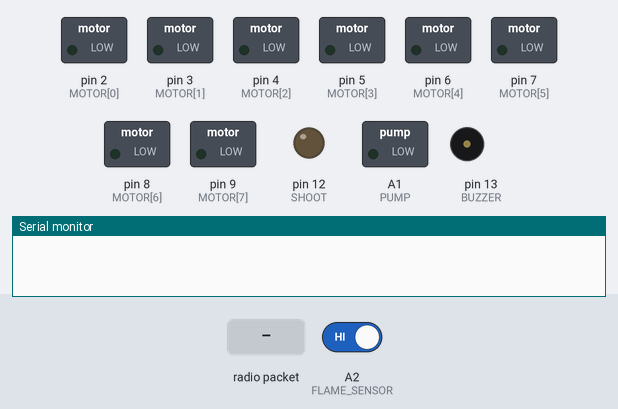
The sketch below on a simulated Arduino Uno, built with avr-gcc and run on an emulated ATmega328P. Parts: switched loads named in the sketch (green lamp = pin HIGH), output pins drawn as LEDs (lit = HIGH), buzzer (waves = sounding, pin HIGH), the last lines printed to the serial monitor. The inputs (shaded band) are chosen by the test bench; at power-on: A2 (FLAME_SENSOR) HIGH. No radio packets arrive unless stated.

Above: at 1.2 s.
1.3 s: radio packet "F" arrives
At 1.6 s:
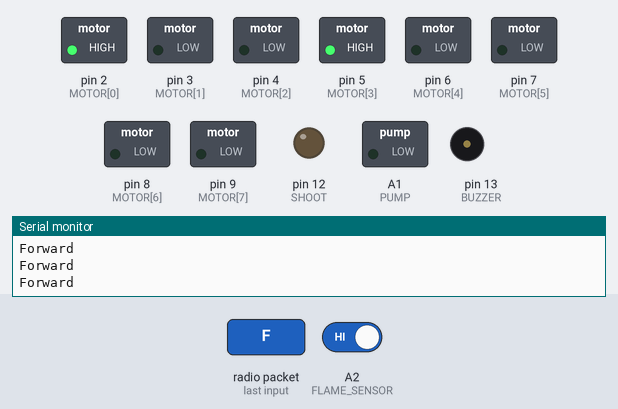
2.8 s: radio packet "B" arrives
At 3.5 s:
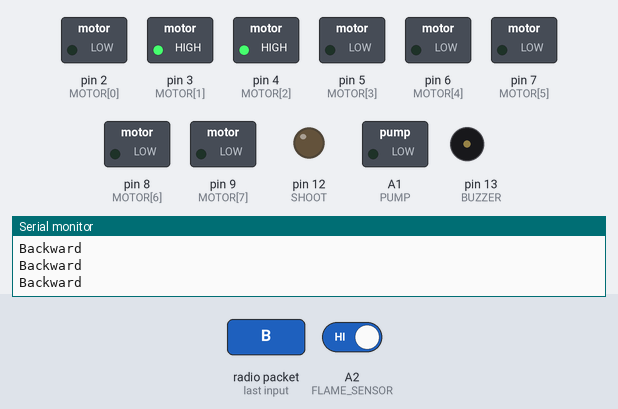
4.3 s: A2 (FLAME_SENSOR) driven LOW
At 5.3 s:
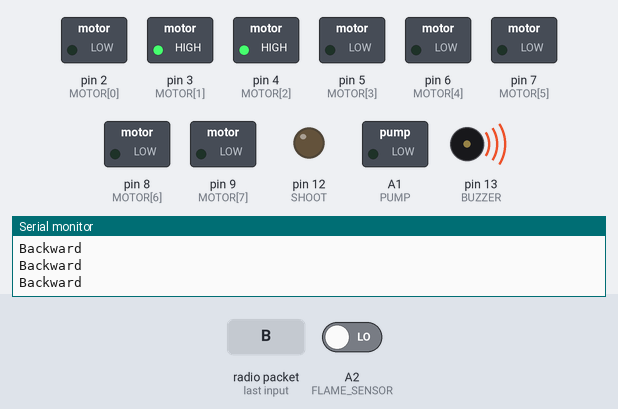
5.8 s: radio packet "L" arrives
At 6.7 s:
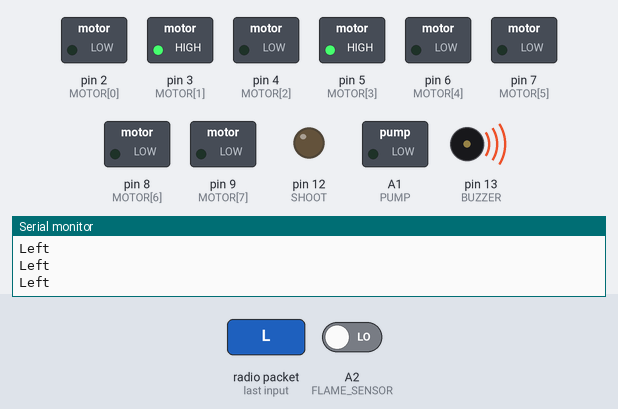
7.3 s: radio packet "R" arrives
At 7.7 s:
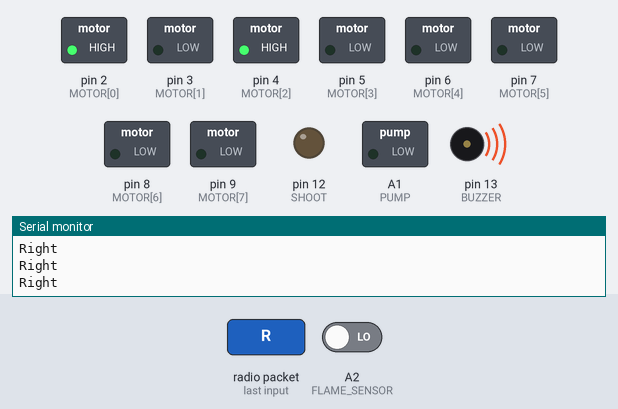
8.8 s: radio packet "S" arrives
At 10.1 s:
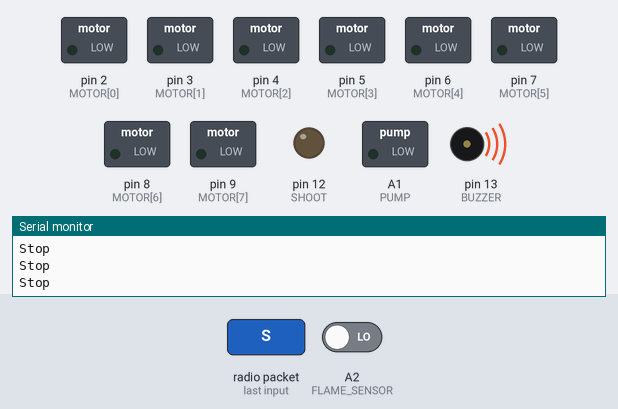
Timing chart, 0 to 11.3 s (numbered marks = the images above; inputs shaded):
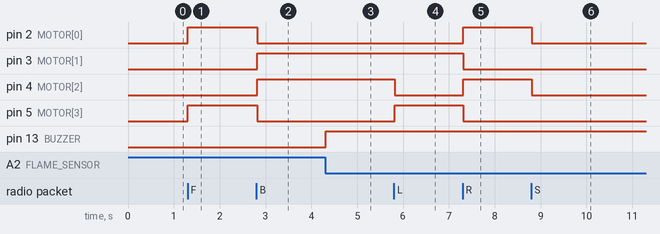

The sketch:

WarCombatRobot.ino
```cpp
#include <VirtualWire.h>
char SensorCharMsg[6]; // RF Transmission container
#define SHOOT 12
#define PUMP A1
#define BUZZER 13
#define FLAME_SENSOR A2

uint8_t MOTOR[8] = {2, 3, 4, 5, 6, 7, 8, 9};

void setup()
{
  Serial.begin(9600);
  for (int i = 0; i <= 7; i++) {
    pinMode(MOTOR[i], OUTPUT);
  }
  pinMode(PUMP, OUTPUT);
  pinMode(SHOOT, OUTPUT);
  pinMode(BUZZER, OUTPUT);

  pinMode(FLAME_SENSOR, INPUT);

  vw_set_ptt_inverted(true);
  vw_setup(2000);
  vw_rx_start();


}

void loop()
{
  //----------------------RF_DATA_READ_FUNCTION----------------------//
  uint8_t buf[VW_MAX_MESSAGE_LEN];
  uint8_t buflen = VW_MAX_MESSAGE_LEN;

  if (vw_get_message(buf, &buflen))
  {
    for (int i = 0; i < buflen; i++)
    {
      SensorCharMsg[i] = char(buf[i]);
    }
    SensorCharMsg[buflen] = '\0';
    Serial.println(SensorCharMsg);
  }

  //----------------------DIRECTION_CONDITIONS----------------------//
  if (SensorCharMsg[0] == 'F') {
    Forward();
  }
  else if (SensorCharMsg[0] == 'B') {
    Backward();
  }
  else if (SensorCharMsg[0] == 'L') {
    Left();
  }
  else if (SensorCharMsg[0] == 'R') {
    Right();
  }
  else if (SensorCharMsg[0] == 'S') {
    Stop();
  }

  //----------------------GRIPPER_CONDITIONS----------------------//
  if (SensorCharMsg[1] == 'C') {
    gripperHold();
  }
  else if (SensorCharMsg[1] == 'O') {
    gripperRelease();
  }
  else if (SensorCharMsg[1] == 'N') {
    gripperPause();
  }

  //----------------------BASE_CONDITIONS----------------------//
  if (SensorCharMsg[2] == 'U') {
    baseUp();
  }
  else if (SensorCharMsg[2] == 'D') {
    baseDown();
  }
  else if (SensorCharMsg[2] == 'M') {
    basePause();
  }

  //----------------------WATER_PUMP_FUNCTON----------------------//
  if (SensorCharMsg[3] == 'W') {
    Serial.println("PUMP ON");
    analogWrite(PUMP, 1023);
  }
  else if (SensorCharMsg[3] == 'X') {
    Serial.println("PUMP OFF");
    analogWrite(PUMP, 0);
  }

  //----------------------SHOOT_FUNCTON----------------------//
  if (SensorCharMsg[4] == 'Y') {
    digitalWrite(SHOOT, HIGH);
  }
  else if (SensorCharMsg[4] == 'Z') {
    digitalWrite(SHOOT, LOW);
  }

  //----------------------FLAME_DETECTOR_FUNCTION----------------------//
  flameDetector();


}

//FLAME_DETECTOR FUNCTION
void flameDetector() {

  if (digitalRead(FLAME_SENSOR) == LOW) {
    digitalWrite(BUZZER, HIGH);
  }
  else {
    digitalWrite(BUZZER, LOW);
  }
}


//ARM_GRIPPER FUNCTIONS
void armGripper(uint8_t A, uint8_t B) {
  digitalWrite(MOTOR[4], A);
  digitalWrite(MOTOR[5], B);
}
void gripperHold() {
  Serial.println("OPEN");
  armGripper(1, 0);
}
void gripperRelease() {
  Serial.println("CLOSE");
  armGripper(0, 1);
}
void gripperPause() {
  Serial.println("N");
  armGripper(0, 0);
}

//ARM_BASE FUNCTIONS
void armBase(uint8_t A, uint8_t B) {
  digitalWrite(MOTOR[6], A);
  digitalWrite(MOTOR[7], B);
}
void baseUp() {
  Serial.println("UP");
  armBase(1, 0);
}
void baseDown() {
  Serial.println("DOWN");
  armBase(0, 1);
}
void basePause() {
  Serial.println("M");
  armBase(0, 0);
}

//DIRECTION FUNCTIONS
void motorGo(uint8_t A, uint8_t B, uint8_t C, uint8_t D) {
  digitalWrite(MOTOR[0], A);
  digitalWrite(MOTOR[1], B);
  digitalWrite(MOTOR[2], C);
  digitalWrite(MOTOR[3], D);
}
void Forward() {
  Serial.println("Forward");
  motorGo(1, 0, 0, 1);//Forward
}
void Backward() {
  Serial.println("Backward");
  motorGo(0, 1, 1, 0);//Backward
}
void Left() {
  Serial.println("Left");
  motorGo(0, 1, 0, 1);//Left
}
void Right() {
  Serial.println("Right");
  motorGo(1, 0, 1, 0);//Right
}
void Stop() {
  Serial.println("Stop");
  motorGo(0, 0, 0, 0);//Stop
}
```

Measured:
- after the input at 1.3 s, pin 2 (MOTOR[0]), pin 5 (MOTOR[3]): LOW → HIGH at once
- after the input at 2.8 s, pin 2 (MOTOR[0]), pin 5 (MOTOR[3]): HIGH → LOW at once; pin 3 (MOTOR[1]), pin 4 (MOTOR[2]): LOW → HIGH at once
- after the input at 4.3 s, pin 13 (BUZZER): LOW → HIGH at once
- after the input at 5.8 s, pin 4 (MOTOR[2]): HIGH → LOW at once; pin 5 (MOTOR[3]): LOW → HIGH at once
- after the input at 7.3 s, pin 2 (MOTOR[0]), pin 4 (MOTOR[2]): LOW → HIGH at once; pin 3 (MOTOR[1]), pin 5 (MOTOR[3]): HIGH → LOW at once
- after the input at 8.8 s, pin 2 (MOTOR[0]), pin 4 (MOTOR[2]): HIGH → LOW at once
